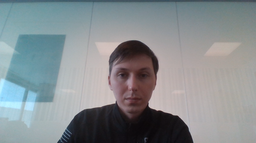
#> input picture vision/foveation/basic/test1.png, 256 x 143 px, shrunk from 1167 x 653 before the run
$ python test_fov2.py
#> lines starting #> are read from the running program, lines starting #| are printed output that depends on the picture; after the words box and inside, x2 and y2 are one past the last pixel; in counts of white or black regions, pixels touching at a corner belong together
import cv2 # Import relevant libraries
import numpy as np

n = 0

img = cv2.imread('test1.png', 0) # Read in image
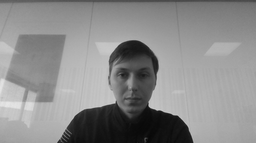
#> img: shape (143, 256); min 6, max 230, mean 138.8

n += 1
print( n )

height = img.shape[0] # Get the dimensions
#> height = 143
width = img.shape[1]
#> width = 256

# Define mask
mask = 255*np.ones(img.shape, dtype='uint8')

n += 1
print( n )


# Draw circle at x = 100, y = 70 of radius 25 and fill this in with 0
cv2.circle(mask, (100, 70), 25, 0, -1)
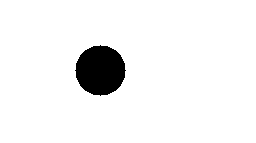
#> mask: shape (143, 256); 94.6% white; 1 black region, box (x1, y1, x2, y2) and area: (75, 45, 126, 96) 1961

n += 1
print( n )

# Apply distance transform to mask
out = cv2.distanceTransform(mask, cv2.DIST_L2, 3)


n += 1
print( n )

# Define scale factor
scale_factor = 10


n += 1
print( n )

# Create output image that is the same as the original
filtered = img.copy()


n += 1
print( n )

# Create floating point copy for precision
img_float = img.copy().astype('float')


n += 1
print( n )

# Number of channels
if len(img_float.shape) == 3:
  num_chan = img_float.shape[2]
else:
  # If there is a single channel, make the images 3D with a singleton
  # dimension to allow for loop to work properly
  num_chan = 1
  img_float = img_float[:,:,None]
  filtered = filtered[:,:,None]

n += 1
print( n )


# For each pixel in the input...
for y in range(height):
  print(y)
  for x in range(width):

    # If distance transform is 0, skip
    if out[y,x] == 0.0:
      continue

    # Calculate M = d / S
    mask_val = np.ceil(out[y,x] / scale_factor)

    # If M is too small, set the mask size to the smallest possible value
    if mask_val <= 3:
      mask_val = 3

    # Get beginning and ending x and y coordinates for neighbourhood
    # and ensure they are within bounds
    beginx = x-int(mask_val/2)
    if beginx < 0:
      beginx = 0

    beginy = y-int(mask_val/2)
    if beginy < 0:
      beginy = 0

    endx = x+int(mask_val/2)
    if endx >= width:
      endx = width-1

    endy = y+int(mask_val/2)
    if endy >= height:
      endy = height-1

    # Get the coordinates of where we need to grab pixels
    xvals = np.arange(beginx, endx+1)
    yvals = np.arange(beginy, endy+1)
    (col_neigh,row_neigh) = np.meshgrid(xvals, yvals)
    col_neigh = col_neigh.astype('int')
    row_neigh = row_neigh.astype('int')

    # Get the pixels now
    # For each channel, do the foveation
    for ii in range(num_chan):
      chan = img_float[:,:,ii]
      pix = chan[row_neigh, col_neigh].ravel()

      # Calculate the average and set it to be the output
      filtered[y,x,ii] = int(np.mean(pix))
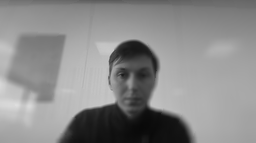
#> filtered: shape (143, 256, 1); min 9, max 222, mean 138.4

n += 1
print( n )


# Remove singleton dimension if required for display and saving
if num_chan == 1:
  filtered = filtered[:,:,0]

# Show the image
cv2.imshow('Output', filtered)
cv2.waitKey(0)
cv2.destroyAllWindows()
